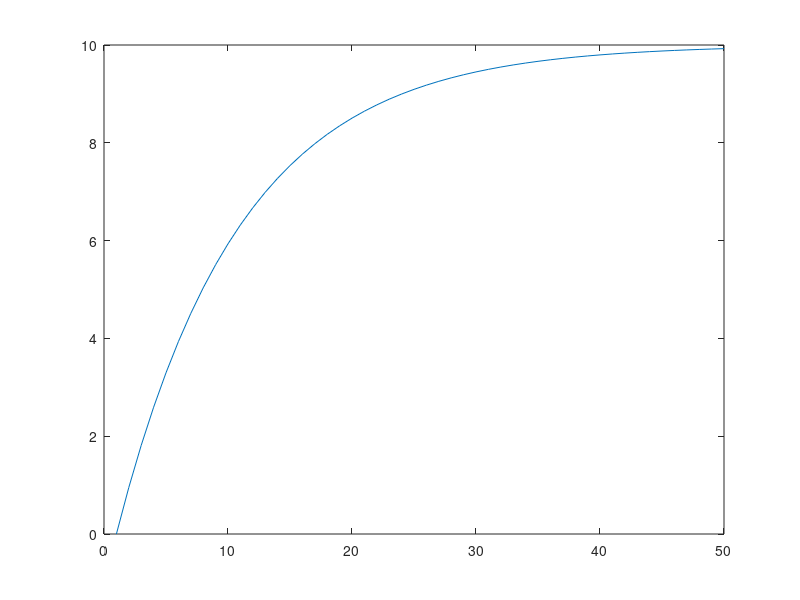

Write MATLAB code to recreate this figure.
Tmax=5000;dt=0.01;Tmax2=Tmax*dt;    %Calculate the end time, Tmax2
p=1;k=0.1;
T=1:Tmax2;
E=zeros(1,Tmax2);
E=(1-exp(-k*(T-1)))*p/k;
plot(1:Tmax2,E);
